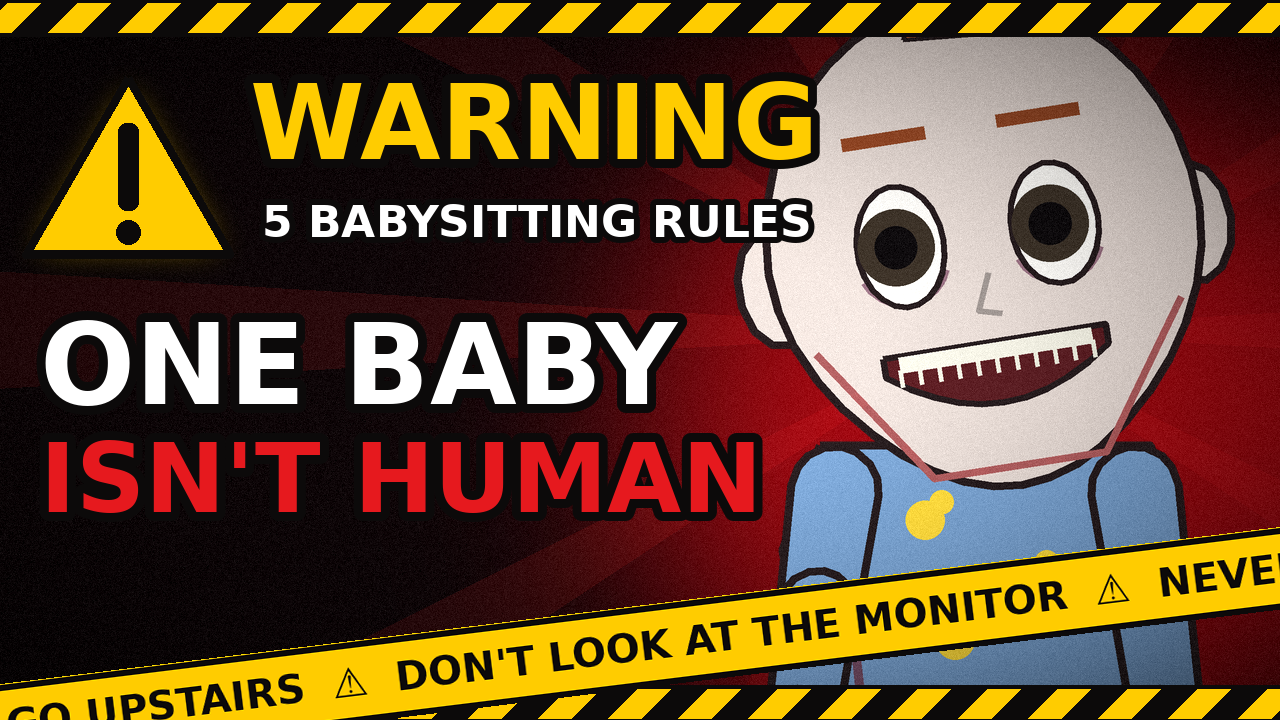

Write Python code to recreate this figure.
import math
import numpy as np
from PIL import Image, ImageDraw, ImageFont, ImageFilter
from chars import draw_character, make_pose
W, H = 1280, 720
B = "/usr/share/fonts/truetype/dejavu/DejaVuSans-Bold.ttf"
def F(s): return ImageFont.truetype(B, s)
YEL, BLK, RED = (255, 204, 0), (12, 10, 10), (230, 25, 30)

img = Image.new("RGBA", (W, H), (14, 6, 8, 255))
# red alarm glow behind the face
g = Image.new("L", (W, H), 0)
ImageDraw.Draw(g).ellipse([640, 40, 1380, 800], fill=230)
img.paste((170, 10, 18, 255), (0, 0), g.filter(ImageFilter.GaussianBlur(110)))
# light rays (siren)
rays = Image.new("RGBA", (W, H), (0, 0, 0, 0))
rd = ImageDraw.Draw(rays)
for k in range(12):
    a = k * math.pi / 6
    rd.polygon([(980, 330), (980 + 1400 * math.cos(a - .06), 330 + 1400 * math.sin(a - .06)), (980 + 1400 * math.cos(a + .06), 330 + 1400 * math.sin(a + .06))], fill=(255, 40, 40, 28))
img.alpha_composite(rays)
# creepy baby
p = make_pose(dict(c="fakenoah", anim="still", expr="creepy_smile", look=(-0.25, 0)), 0.2, 5, 0, 1)
p["head_tilt"] = -9
bi, ox, oy = draw_character("fakenoah", p, 15.0, bust=True)
img.alpha_composite(bi, (int(985 - bi.width / 2), int(70 - 30 * 15)))
# vignette + grain on picture layer
a = np.asarray(img.convert("RGB")).astype(np.float32)
yy, xx = np.mgrid[0:H, 0:W]
r = np.sqrt(((xx - W / 2) / (W / 2)) ** 2 + ((yy - H / 2) / (H / 2)) ** 2)
a *= np.clip(1.15 - 0.4 * r ** 2, 0.4, 1.1)[..., None]
a += np.random.RandomState(2).randn(H, W, 1) * 5
img = Image.fromarray(np.clip(a, 0, 255).astype(np.uint8)).convert("RGBA")
d = ImageDraw.Draw(img)

def hazard(y0, y1):
    d.rectangle([0, y0, W, y1], fill=YEL)
    for x in range(-200, W + 200, 70):
        d.polygon([(x, y1), (x + 35, y1), (x + 35 + (y1 - y0), y0), (x + (y1 - y0), y0)], fill=BLK)
    d.line([(0, y0), (W, y0)], fill=BLK, width=4); d.line([(0, y1), (W, y1)], fill=BLK, width=4)
hazard(0, 34)
hazard(H - 34, H)

# warning triangle
tx, ty, ts = 128, 168, 102
tri = [(tx, ty - ts * .88), (tx + ts, ty + ts * .85), (tx - ts, ty + ts * .85)]
sh = Image.new("RGBA", (W, H), (0, 0, 0, 0))
ImageDraw.Draw(sh).polygon(tri, fill=(255, 200, 0, 170))
img.alpha_composite(sh.filter(ImageFilter.GaussianBlur(18)))
d = ImageDraw.Draw(img)
d.polygon(tri, fill=YEL, outline=BLK)
d.line(tri + [tri[0]], fill=BLK, width=9, joint="curve")
d.rounded_rectangle([tx - 10, ty - 45, tx + 10, ty + 42], 8, fill=BLK)
d.ellipse([tx - 12, ty + 52, tx + 12, ty + 76], fill=BLK)

def txt(xy, s, size, fill, sw=8):
    d.text(xy, s, font=F(size), fill=fill, stroke_width=sw, stroke_fill=BLK)
txt((250, 62), "WARNING", 104, YEL, 9)
txt((262, 196), "5 BABYSITTING RULES", 44, (255, 255, 255), 6)
txt((40, 300), "ONE BABY", 112, (255, 255, 255), 9)
txt((40, 422), "ISN'T HUMAN", 96, RED, 9)

# caution tape across bottom-left
tape = Image.new("RGBA", (1500, 82), (0, 0, 0, 0))
td = ImageDraw.Draw(tape)
td.rectangle([0, 0, 1500, 82], fill=YEL)
td.line([(0, 3), (1500, 3)], fill=BLK, width=6); td.line([(0, 78), (1500, 78)], fill=BLK, width=6)
td.text((750, 41), "\u26A0 NEVER GO UPSTAIRS  \u26A0  DON'T LOOK AT THE MONITOR  \u26A0  NEVER GO", font=F(40), fill=BLK, anchor="mm")
tape = tape.rotate(7, expand=True, resample=Image.BICUBIC)
img.alpha_composite(tape, (-160, 520))
img.convert("RGB").save("thumbnail_warning2.png")
print("ok")
